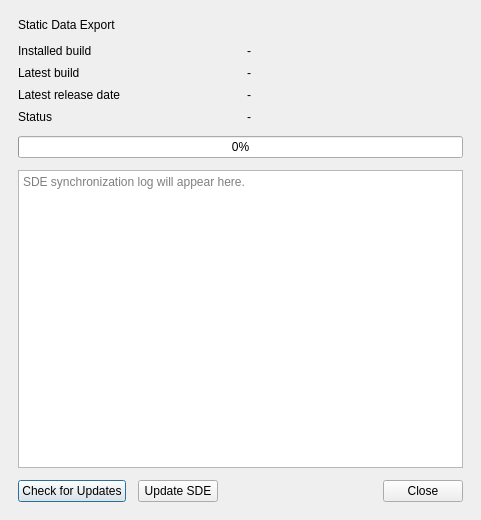
<?xml version="1.0" encoding="UTF-8"?>
<ui version="4.0">
 <class>SdeUpdateDialog</class>
 <widget class="QDialog" name="SdeUpdateDialog">
  <property name="geometry">
   <rect>
    <x>0</x>
    <y>0</y>
    <width>481</width>
    <height>520</height>
   </rect>
  </property>
  <property name="windowTitle">
   <string>SDE Management</string>
  </property>
  <layout class="QVBoxLayout" name="verticalLayout">
   <property name="spacing">
    <number>12</number>
   </property>
   <property name="leftMargin">
    <number>18</number>
   </property>
   <property name="topMargin">
    <number>18</number>
   </property>
   <property name="rightMargin">
    <number>18</number>
   </property>
   <property name="bottomMargin">
    <number>18</number>
   </property>
   <item>
    <widget class="QLabel" name="headerLabel">
     <property name="text">
      <string>Static Data Export</string>
     </property>
    </widget>
   </item>
   <item>
    <layout class="QGridLayout" name="statusGridLayout">
     <property name="horizontalSpacing">
      <number>12</number>
     </property>
     <property name="verticalSpacing">
      <number>8</number>
     </property>
     <item row="0" column="0">
      <widget class="QLabel" name="installedBuildLabel">
       <property name="text">
        <string>Installed build</string>
       </property>
      </widget>
     </item>
     <item row="0" column="1">
      <widget class="QLabel" name="installedBuildValueLabel">
       <property name="text">
        <string>-</string>
       </property>
      </widget>
     </item>
     <item row="1" column="0">
      <widget class="QLabel" name="latestBuildLabel">
       <property name="text">
        <string>Latest build</string>
       </property>
      </widget>
     </item>
     <item row="1" column="1">
      <widget class="QLabel" name="latestBuildValueLabel">
       <property name="text">
        <string>-</string>
       </property>
      </widget>
     </item>
     <item row="2" column="0">
      <widget class="QLabel" name="releaseDateLabel">
       <property name="text">
        <string>Latest release date</string>
       </property>
      </widget>
     </item>
     <item row="2" column="1">
      <widget class="QLabel" name="releaseDateValueLabel">
       <property name="text">
        <string>-</string>
       </property>
      </widget>
     </item>
     <item row="3" column="0">
      <widget class="QLabel" name="statusLabel">
       <property name="text">
        <string>Status</string>
       </property>
      </widget>
     </item>
     <item row="3" column="1">
      <widget class="QLabel" name="statusValueLabel">
       <property name="text">
        <string>-</string>
       </property>
       <property name="wordWrap">
        <bool>true</bool>
       </property>
      </widget>
     </item>
    </layout>
   </item>
   <item>
    <widget class="QProgressBar" name="updateProgressBar">
     <property name="value">
      <number>0</number>
     </property>
    </widget>
   </item>
   <item>
    <widget class="QPlainTextEdit" name="logOutput">
     <property name="readOnly">
      <bool>true</bool>
     </property>
     <property name="placeholderText">
      <string>SDE synchronization log will appear here.</string>
     </property>
    </widget>
   </item>
   <item>
    <layout class="QHBoxLayout" name="buttonsLayout">
     <item>
      <widget class="QPushButton" name="checkButton">
       <property name="text">
        <string>Check for Updates</string>
       </property>
      </widget>
     </item>
     <item>
      <widget class="QPushButton" name="updateButton">
       <property name="text">
        <string>Update SDE</string>
       </property>
      </widget>
     </item>
     <item>
      <spacer name="horizontalSpacer">
       <property name="orientation">
        <enum>Qt::Orientation::Horizontal</enum>
       </property>
       <property name="sizeHint" stdset="0">
        <size>
         <width>40</width>
         <height>20</height>
        </size>
       </property>
      </spacer>
     </item>
     <item>
      <widget class="QPushButton" name="closeButton">
       <property name="text">
        <string>Close</string>
       </property>
      </widget>
     </item>
    </layout>
   </item>
  </layout>
 </widget>
 <resources/>
 <connections/>
</ui>
